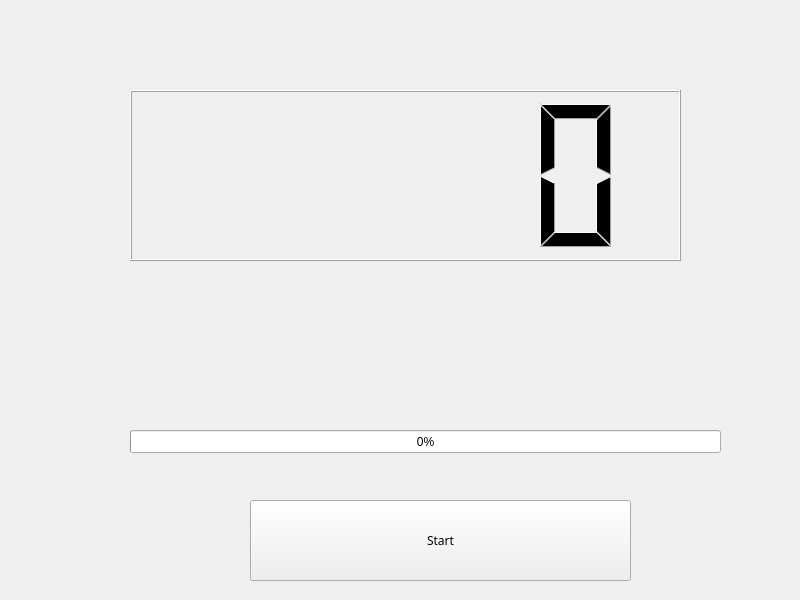
<?xml version="1.0" encoding="UTF-8"?>
<ui version="4.0">
 <class>MainWindow</class>
 <widget class="QMainWindow" name="MainWindow">
  <property name="geometry">
   <rect>
    <x>0</x>
    <y>0</y>
    <width>800</width>
    <height>600</height>
   </rect>
  </property>
  <property name="windowTitle">
   <string>MainWindow</string>
  </property>
  <widget class="QWidget" name="centralwidget">
   <widget class="QLCDNumber" name="lcdNumber">
    <property name="geometry">
     <rect>
      <x>130</x>
      <y>90</y>
      <width>551</width>
      <height>171</height>
     </rect>
    </property>
    <property name="value" stdset="0">
     <double>0.000000000000000</double>
    </property>
   </widget>
   <widget class="QProgressBar" name="progressBar">
    <property name="geometry">
     <rect>
      <x>130</x>
      <y>430</y>
      <width>591</width>
      <height>23</height>
     </rect>
    </property>
    <property name="value">
     <number>0</number>
    </property>
   </widget>
   <widget class="QPushButton" name="pushButton">
    <property name="geometry">
     <rect>
      <x>250</x>
      <y>500</y>
      <width>381</width>
      <height>81</height>
     </rect>
    </property>
    <property name="font">
     <font>
      <family>Script</family>
     </font>
    </property>
    <property name="text">
     <string>Start</string>
    </property>
   </widget>
  </widget>
 </widget>
 <resources/>
 <connections/>
</ui>
